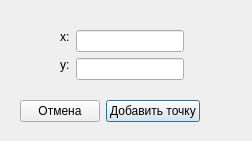
<?xml version="1.0" encoding="UTF-8"?>
<ui version="4.0">
 <class>AddRecordDialog</class>
 <widget class="QDialog" name="AddRecordDialog">
  <property name="windowModality">
   <enum>Qt::NonModal</enum>
  </property>
  <property name="geometry">
   <rect>
    <x>0</x>
    <y>0</y>
    <width>252</width>
    <height>141</height>
   </rect>
  </property>
  <property name="sizePolicy">
   <sizepolicy hsizetype="Fixed" vsizetype="Fixed">
    <horstretch>0</horstretch>
    <verstretch>0</verstretch>
   </sizepolicy>
  </property>
  <property name="minimumSize">
   <size>
    <width>252</width>
    <height>141</height>
   </size>
  </property>
  <property name="maximumSize">
   <size>
    <width>252</width>
    <height>141</height>
   </size>
  </property>
  <property name="windowTitle">
   <string>Добавление точки</string>
  </property>
  <property name="modal">
   <bool>false</bool>
  </property>
  <widget class="QWidget" name="formLayoutWidget">
   <property name="geometry">
    <rect>
     <x>60</x>
     <y>30</y>
     <width>131</width>
     <height>61</height>
    </rect>
   </property>
   <layout class="QFormLayout" name="formLayout">
    <property name="sizeConstraint">
     <enum>QLayout::SetFixedSize</enum>
    </property>
    <property name="fieldGrowthPolicy">
     <enum>QFormLayout::AllNonFixedFieldsGrow</enum>
    </property>
    <item row="0" column="0">
     <widget class="QLabel" name="labelX">
      <property name="sizePolicy">
       <sizepolicy hsizetype="Fixed" vsizetype="Fixed">
        <horstretch>0</horstretch>
        <verstretch>0</verstretch>
       </sizepolicy>
      </property>
      <property name="text">
       <string>x:</string>
      </property>
     </widget>
    </item>
    <item row="0" column="1">
     <widget class="QLineEdit" name="inputX">
      <property name="sizePolicy">
       <sizepolicy hsizetype="Expanding" vsizetype="Fixed">
        <horstretch>0</horstretch>
        <verstretch>0</verstretch>
       </sizepolicy>
      </property>
     </widget>
    </item>
    <item row="1" column="0">
     <widget class="QLabel" name="labelY">
      <property name="sizePolicy">
       <sizepolicy hsizetype="Fixed" vsizetype="Fixed">
        <horstretch>0</horstretch>
        <verstretch>0</verstretch>
       </sizepolicy>
      </property>
      <property name="text">
       <string>y:</string>
      </property>
     </widget>
    </item>
    <item row="1" column="1">
     <widget class="QLineEdit" name="inputY"/>
    </item>
   </layout>
  </widget>
  <widget class="QWidget" name="horizontalLayoutWidget">
   <property name="geometry">
    <rect>
     <x>20</x>
     <y>100</y>
     <width>223</width>
     <height>32</height>
    </rect>
   </property>
   <layout class="QHBoxLayout" name="horizontalLayout">
    <property name="sizeConstraint">
     <enum>QLayout::SetFixedSize</enum>
    </property>
    <item>
     <widget class="QPushButton" name="cancelButton">
      <property name="text">
       <string>Отмена</string>
      </property>
      <property name="autoDefault">
       <bool>false</bool>
      </property>
     </widget>
    </item>
    <item>
     <widget class="QPushButton" name="addRecordButton">
      <property name="autoFillBackground">
       <bool>false</bool>
      </property>
      <property name="styleSheet">
       <string notr="true"/>
      </property>
      <property name="text">
       <string>Добавить точку</string>
      </property>
      <property name="default">
       <bool>true</bool>
      </property>
     </widget>
    </item>
   </layout>
  </widget>
  <widget class="QLabel" name="exceptionLabel">
   <property name="geometry">
    <rect>
     <x>0</x>
     <y>0</y>
     <width>251</width>
     <height>31</height>
    </rect>
   </property>
   <property name="text">
    <string/>
   </property>
   <property name="alignment">
    <set>Qt::AlignCenter</set>
   </property>
  </widget>
 </widget>
 <resources/>
 <connections/>
</ui>
